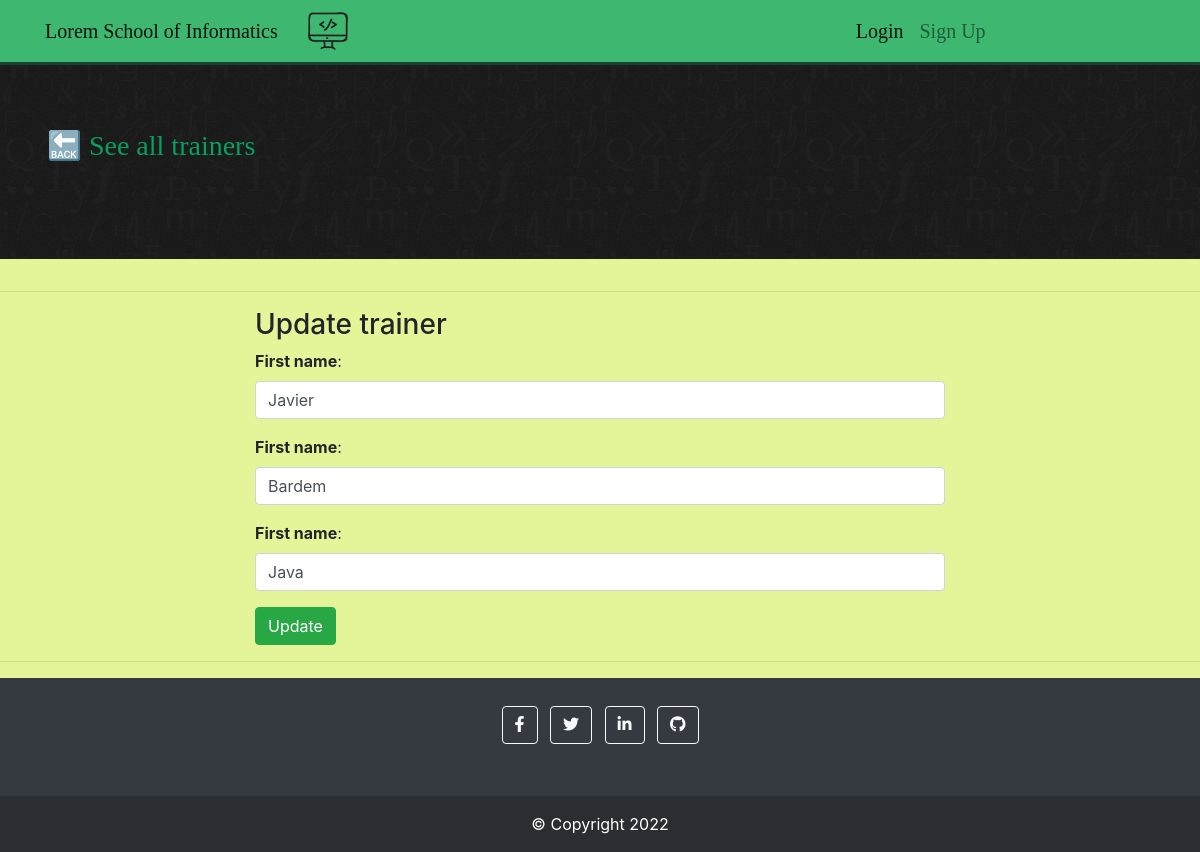
Screenshot of /trainer/update/15 with the database file from the repository.
### trainerapp/models.py (models this page shows)
class Trainer(models.Model):
    firstname = models.CharField(max_length=45)
    lastname = models.CharField(max_length=45)
    subject = models.CharField(max_length=45)

### trainerapp/views.py (the view, shortened to what this page needs)
# urls.py: path('update/<int:id>', views.update, name='update'),
def update(request, id):
    trainerToUpdate = Trainer.objects.get(id=id)
    context = {"trainer" : trainerToUpdate}
    return render(request, 'trainerapp/update.html', context)

### trainerapp/templates/trainerapp/update.html (shortened to what this page needs)
{% extends 'trainerapp/base.html' %}
{% block content1 %}
    <a href="/trainer/read/"><h3> &#128281; See all trainers</h3></a>
{% endblock %}
{% block content %}
    <form method='POST'>
        <div class="container">
            <h3>Update trainer</h3>
            <div class="form-group">
                <label for="update_firstname"><strong>First name</strong>:</label>
                <input type="text" class="form-control" name="update_firstname" id="update_firstname" value={{trainer.firstname}}>
            </div>
            <div class="form-group">
                <label for="update_lastname"><strong>First name</strong>:</label>
                <input type="text" class="form-control" name="update_lastname" id="update_lastname" value={{trainer.lastname}}>
            </div>
            <div class="form-group">
                <label for="update_subject"><strong>First name</strong>:</label>
                <input type="text" class="form-control" name="update_subject" id="update_subject" value={{trainer.subject}}>
            </div>
        <button type='submit' class="btn btn-success">Update</button>
        </div>
    </form>
{% endblock %}

### trainerapp/static/trainerapp/css/main.css (style rules this page uses)
body { background-color: rgb(228, 245, 153); }
a { color: black; padding-right: 0.7em; font-family: Verdana; font-size: 14px; }
#jumbo a { text-decoration: none; color: rgb(7, 160, 96); }

### rows the page displays
Trainer: update_firstname "Javier", update_lastname "Bardem", update_subject "Java"
